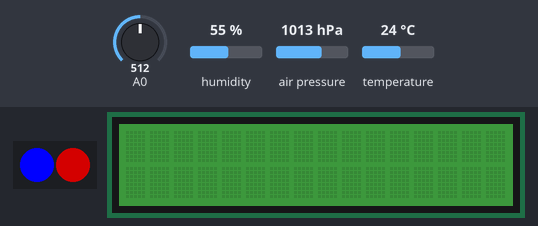
A sketch run on a simulated Arduino Uno, built with avr-gcc and run on an emulated ATmega328P. Shown: 2 RGB LEDs in strip order, left to right, 16×2 character LCD. The test bench sets the inputs (shaded band); at power-on: A0 = 512, humidity 55 %, air pressure 1013 hPa, temperature 24 °C. Dim RGB values are drawn brighter than linear; what the sketch prints to the serial monitor is not drawn.

Above: at 1.2 s.
1.3 s: A0 set to 410
At 3.1 s:
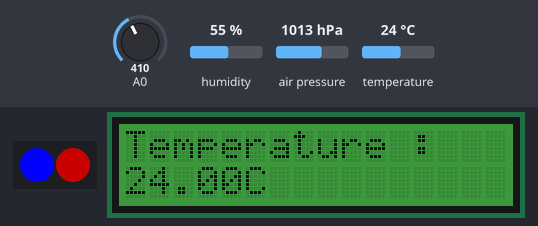
11.5 s: A0 set to 385
At 12.8 s:
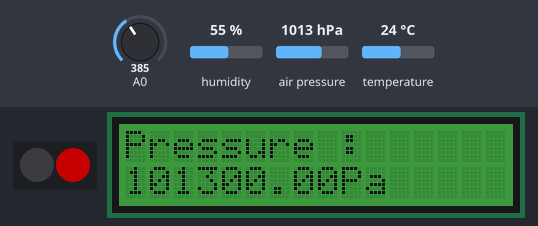
19.5 s: humidity set to 22 %
At 23.2 s:
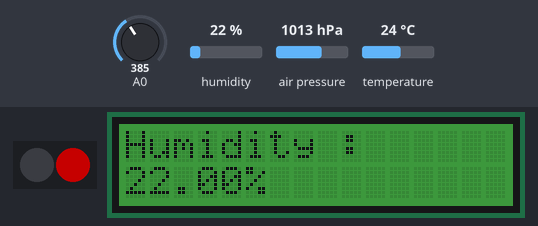
25.5 s: air pressure set to 952 hPa
At 31.4 s:
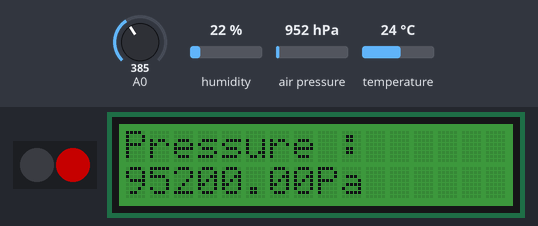
Timing chart, 0 to 33.3 s (numbered marks = the images above; inputs shaded):
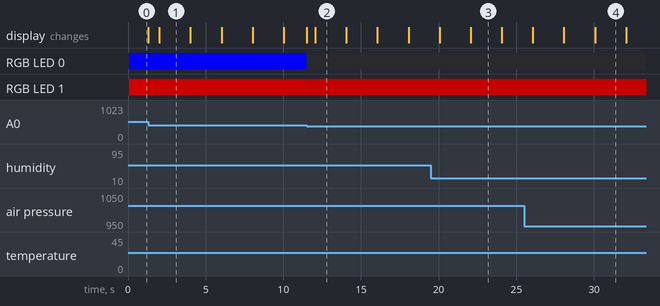

Measured:
- the behaviour switches between 401 and 400 on A0 (found by bisection; images 1 and 2)
- what the display in image 1 shows lasts 2.0 s, from 2.0 s to 4.0 s

The sketch:

bme280_led_lcd_poten.ino
```cpp
#include "composents.h"


composents composent;

// Setup function, runs once at the beginning
void setup() {
   Serial.begin(9600);
   Serial.println("Lancement de l'app"); // App launch message

   //// Initialize BME280 sensor, LED and LCD with backlight color
   if(composent.setup()!=0)
   {
      Serial.println("device error");
   }
}


// Loop function, runs repeatedly
void loop() {
   // Read analog sensor value from pin A0
   composent.setPotentiometreValue(analogRead(A0));
   // Print sensor value to serial monitor
   Serial.println(composent.getPotentiometreValue());

   //LED control
  composent.controlLED(400);

   // LCD updates
   unsigned long currentMillisLCD = millis();
   composent.updateLCD(currentMillisLCD);
}
```

composents.cpp
```cpp
#include "composents.h"

//LED object for controlling LEDs
ChainableLED leds(7, 8, 2);

/**
* @brief constructor, variable initialization
*/
composents::composents()
{
    previousMillis=0;
    previousMillisLCD=0;
    sensorValue=0;
    currentDisplayState = TEMPERATURE;

}

/**
 * @brief destructor
*/
composents::~composents()
{
}

/**
 *
 * @brief BME280 objet, LED objet and lcd objet initialization
 * @return 0 or -1
*/
int composents::setup()
{
    // Initialize BME280 sensor
   if(!bme280.init()){
      // Print error message if BME280 initialization fails
      return -1;
   }
   // Initialize LED strip
   leds.init();
   // Initialize LCD with backlight color
   lcd.begin(16, 2);
   lcd.setRGB(colorR, colorG, colorB);
   return 0;
}

/**
 *
 * @param currentMillisLCD
 * @brief Update the content displayed on the LCD
*/
void composents::updateLCD(unsigned long currentMillisLCD)
{
    if (currentMillisLCD - previousMillisLCD >= intervalLCD) {
      previousMillisLCD = currentMillisLCD;


   // Switch between displaying temperature, humidity, and pressure on LCD
   switch (currentDisplayState) {
      case TEMPERATURE:
         lcd.clear();
         lcd.print("Temperature :");
         lcd.setCursor(0, 1);
         lcd.print(bme280.getTemperature());
         lcd.print("C");
         currentDisplayState = HUMIDITY;
         break;


      case HUMIDITY:
         lcd.clear();
         lcd.print("Humidity :");
         lcd.setCursor(0, 1);
         lcd.print(bme280.getHumidity());
         lcd.print("%");
         currentDisplayState = PRESSURE;
         break;


      case PRESSURE:
         lcd.clear();
         lcd.print("Pressure :");
         lcd.setCursor(0, 1);
         lcd.print(bme280.getPressure());
         lcd.print("Pa");
         currentDisplayState = TEMPERATURE;
         break;
   }}
}

/**
 * @param value
 * @brief Determine whether LED1 is on or off according to
 *       the value and parameters of the potentiometer,
 *       and change the brightness of LED2.
*/
void composents::controlLED(int value){
      // LED1 control based on sensor value
   if (sensorValue > value) {
      // Set LED1 color to blue if sensor value is high
      leds.setColorRGB(0, 0, 0, 255);
   } else {
      // Turn off LED1 if sensor value is low
      leds.setColorRGB(0, 0, 0, 0);
   }
      // LED2 control based on sensor value
   leds.setColorRGB(1, sensorValue / 4 , 0 , 0);
}


/**
 * @param value
 * @brief Set the value of the potentiometre
*/
void composents::setPotentiometreValue(int value)
{
    sensorValue=value;
}

/**
 * @brief get the value of the potentiometre
 * @return sensorValue
*/
int composents::getPotentiometreValue()
{
    return sensorValue;
}
```

composents.h
```cpp
#ifndef composents_H
#define composents_H

#include "Seeed_BME280.h"
#include "rgb_lcd.h"
#include <ChainableLED.h>


/**
 * @file composents.h
 * @author Jiawei CHEN and Hugo Lin
 * @brief Controller for BME280 capture, LED, LCD and potentiomètre
*/


// Number of LEDs
#define NUM_LEDS 2

// RGB values for LCD backlight color
const int colorR = 0;
const int colorG = 123;
const int colorB = 0;

// Enum to represent the state of information displayed on the LCD
enum DisplayState {
   TEMPERATURE,
   HUMIDITY,
   PRESSURE
};

const long interval = 500; // Blink interval in milliseconds

const long intervalLCD = 2000; // LCD update interval in milliseconds


class composents
{
private:
    // BME280 sensor object for temperature, humidity, and pressure
    BME280 bme280; // I2C

    // LCD object for displaying information
    rgb_lcd lcd; // I2C

    //analog sensor value from Potentiomètre
    int sensorValue;

    // Variables for timing LED blink and LCD update intervals
    unsigned long previousMillis;
    unsigned long previousMillisLCD;
    // Initial display state
    DisplayState currentDisplayState;

public:
    composents();
    ~composents();
    int setup();
    void updateLCD(unsigned long currentMillisLCD);
    void controlLED(int value);
    void setPotentiometreValue(int value);
    int getPotentiometreValue();


};


#endif
```
